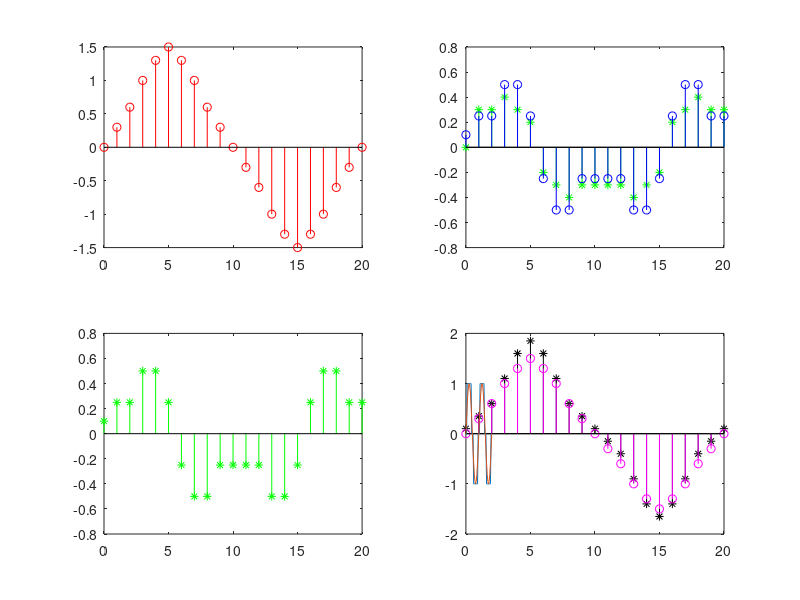

Write MATLAB code to recreate this figure.
clc;
clear all;


sig=[0 0.3 0.6 1 1.3 1.5 1.3 1 0.6  0.3 0 -0.3 -0.6 -1 -1.3 -1.5 -1.3 -1 -0.6 -0.3 0];
L=length(sig);
n=0:L-1;
subplot(221);
stem(n,sig,'r');
delaysig=[0 sig(1:end-1)];


diffsig=sig-delaysig;
subplot(222);
stem(n,diffsig,'g*');
%quantization
QSIG=[];
for i=1:L
    if diffsig(i)>0.3
        Qsig=0.5;
    elseif diffsig(i)>=0.1
        Qsig=0.25;
         elseif diffsig(i)>=0
        Qsig=0.1;
    elseif diffsig(i)<-0.3
        Qsig=-0.5;
        elseif diffsig(i)<-0.1
        Qsig=-0.25;
    elseif diffsig(i)<=0
        Qsig=-0.1;
    end
    QSIG=[QSIG Qsig];
end
hold on;
stem(n,QSIG,'b');

subplot(223);
stem(n,QSIG,'g*');

pred=0;
xcap=[];
for j=1:L
    xcapint=pred+QSIG(j);
    xcap=[xcap xcapint];
    pred=xcapint;%prediction filter
end
subplot(224);
stem(n,xcap,'k*');
hold on;
stem(n,sig,'mo');
%%%%%%%%%%%%%%%%%%%%%%%%%%%%%%%%%%%%%%%%%%%%%%%%%%%%%%%%%%%%%%

clc;
clear all;

fm=1;
fs=20*fm;
A=2;
t=0:1/fs:2;
sig=sin(2*pi*fm*t);

for i=1:length(sig)
    if i==1
        diffsig(i)=sig(i)-0;
        qsig(i)=round(diffsig(i));
        xcap(i)=qsig(i);
    else diffsig(i)=sig(i)-xcap(i-1);
        qsig(i)=round(diffsig(i));
        xcap(i)=qsig(i)+xcap(i-1);
    end
end

for i=1:length(sig)
    if i==1
       xcapr(i)=qsig(i);
    else 
        xcapr(i)=qsig(i)+xcapr(i-1);
    end
end
plot(t,xcapr);
hold on;
plot(t,sig);
